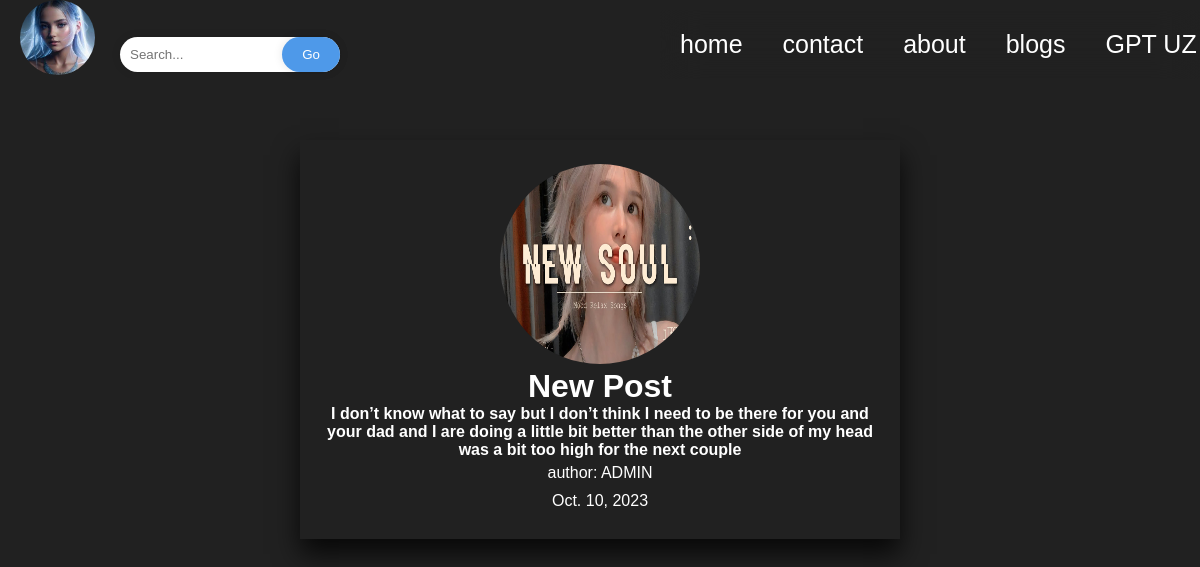
The page /detail/2/ on the database its author committed.
### app/models.py (models this page shows, shortened)
class Cinema(models.Model):
    title = models.CharField(max_length=200)
    text = models.TextField()
    img = models.ImageField()
    narx = models.CharField(max_length=150)
    date = models.DateField(auto_now_add=True)
    likes = models.ManyToManyField(User, related_name='postlikes')
    slug = models.SlugField()
    author = models.ForeignKey(User, on_delete=models.CASCADE ,related_name='author')

### customapp/models.py (models this page shows)
class CustomUser(AbstractUser):
    age = models.PositiveIntegerField(null=True , blank=True)

### app/views.py (the view)
# urls.py: path("detail/<int:pk>/",DetailModel.as_view(),name="detail"),
class DetailModel(DetailView):
    model = Cinema
    template_name = 'detail.html'

### templates/detail.html (shortened to what this page needs)
{% extends 'base.html' %}
{% load static %}
                {%block content%}
                <div class="block" style="position: absolute; top: -20vh; border: 4px solid transparent;
                /* border-image: linear-gradient(45deg, #ff0,#f0f,#f00,#00f,#0f0); */
                border-image-slice: 1;
                box-shadow: 0 15px 25px rgba(0, 0, 0, 0.77);
                padding: 0;
                border-image-repeat:stretch;
                padding: 20px;
                margin: 300px;
               transform: translate(-50%,-50%,-50%);
               ">
                        <center>
                                <img src="{{cinema.img.url}}" id="1LO" width="200" height="200"
                                        style="position:sticky; left:300px; top: 1vh; border-radius: 60%; "
                                        width="200px" height="250px">
                                        <h1>
                                                {{cinema.title}}
                                        </h1>
                                        <h4>
                                                {{cinema.text}}
                                        </h4>
                                        <p>
                                                author: {{cinema.author}}
                                        </p>
                                        <p>
                                                {{cinema.date}}
                                        </p>
                        </center>
                </div>
                {%endblock content%}

### app/static/css/base.css (style rules this page uses)
* { padding: 0; margin: 0; font-family: sans-serif; }
body { background-color: #212121; }
body { height: 100vh; backdrop-filter: blur(33px); }
h1,h2,h3,h4,h5,h6,span,small,p,a { color: white; }
html,body { width: 100%; height: 100%; margin: 0px; padding: 0px; overflow-x: hidden; }
body, html { background-color: #212121; }

### templates/detail.html (style rules this page uses)
p { padding: 5px; }

### rows shown on the page
Cinema: img (picture), title "New Post", text "I don’t know what to say but I don’t think I need to be there for you and your dad and I are doing a little bit better than the other side of my head was a bit too high for the next couple", author "ADMIN", date "Oct. 10, 2023"
